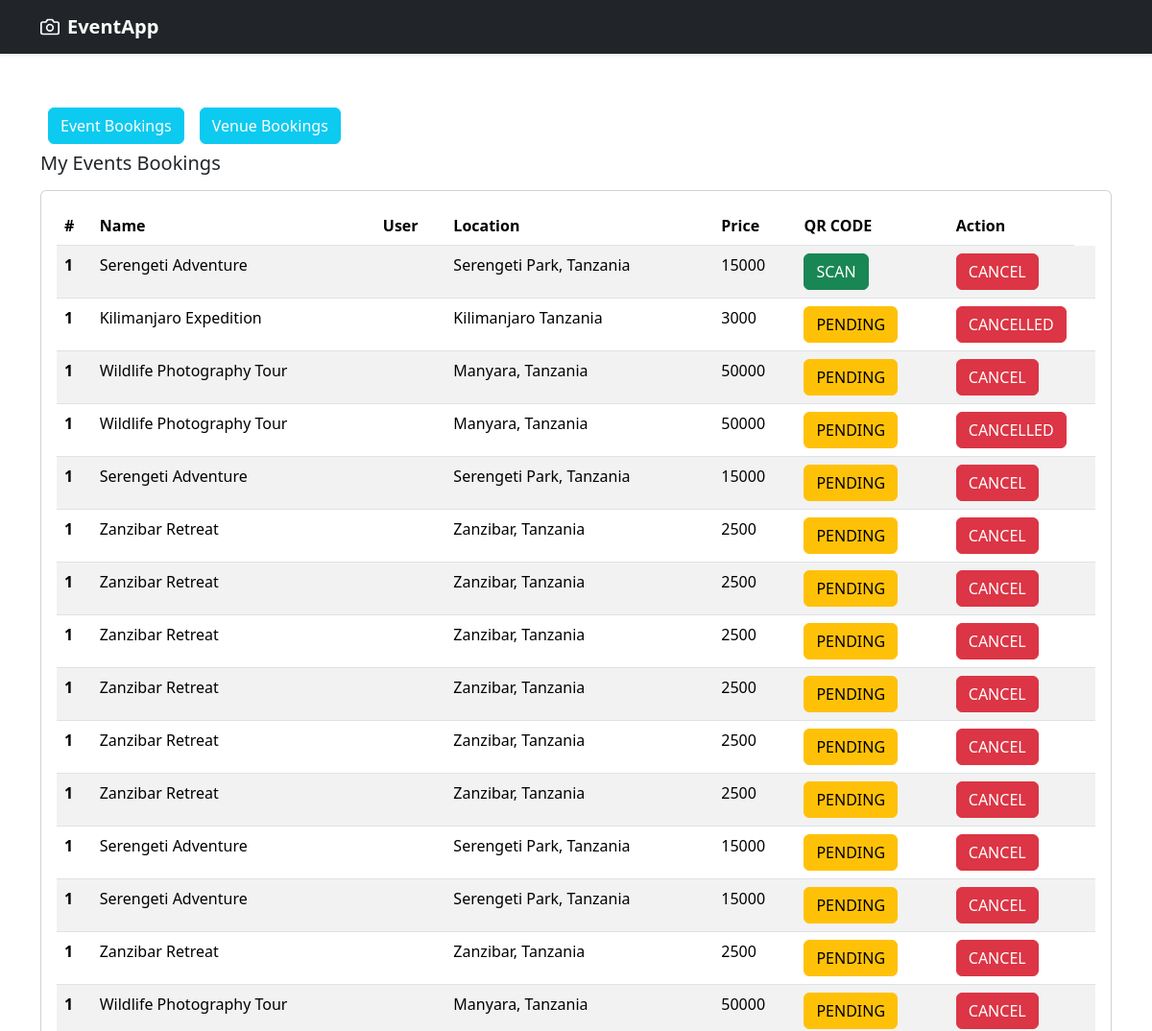
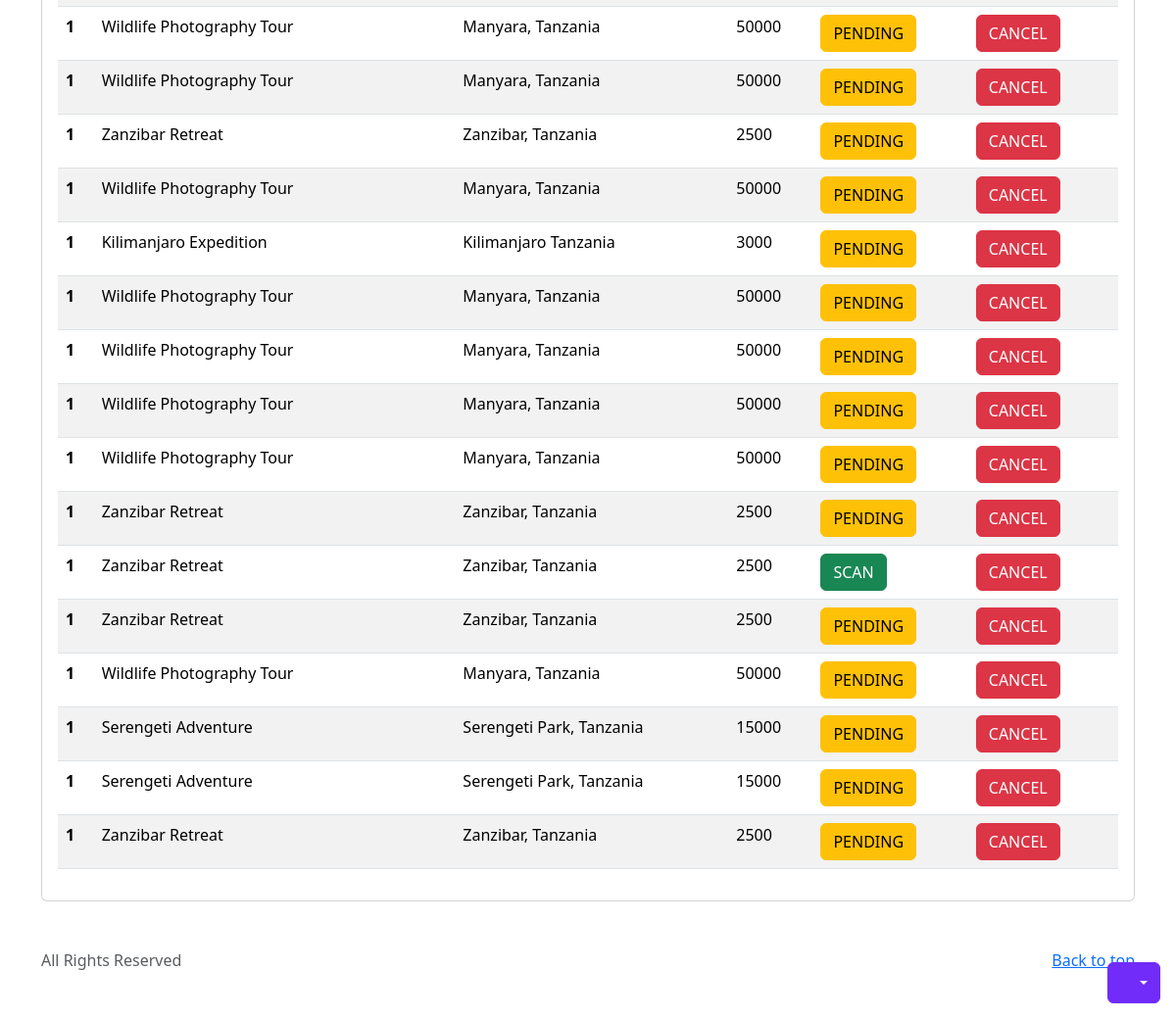
The page /bookings/ (signed in) on the database its author committed (2 pictures, top to bottom).
### event/models.py (models this page shows, shortened)
class EventBooking(models.Model):
    event = models.ForeignKey(Event, on_delete=models.CASCADE)
    user = models.ForeignKey(User, on_delete=models.CASCADE)
    booking_date = models.DateTimeField(auto_now_add=True)
    booking_duration = models.PositiveIntegerField()
    is_approved = models.BooleanField(default=False)
    qr_code = models.ImageField(upload_to='qr_codes/', null=True, blank=True)
    is_canceled = models.BooleanField(default=False)

class Event(models.Model):
    user = models.ForeignKey(User, on_delete=models.CASCADE, null=True, blank=True)
    name = models.CharField(max_length=200, null=True, blank=True)
    location = models.CharField(max_length=200, null=True, blank=True)
    typ = (
        ("BIRTHDAY", "BIRTHDAY"),
        ("WEDDING", "WEDDING"),
        ("ANNIVERSARY", "ANNIVERSARY"),
        ("GRADUATION", "GRADUATION"),
        ("SMALL PART", "SMALL PART"),
        ("ADVENTURE", "ADVENTURE"),
    )
    event_type = models.CharField(max_length=200, choices=typ, null=True, blank=True)
    price = models.CharField(max_length=200, null=True, blank=True)
    time = models.DateTimeField(null=True, blank=True)
    end_time = models.DateTimeField(null=True, blank=True)
    maximum_people = models.IntegerField()
    hosts = models.CharField(max_length=200, null=True, blank=True)
    photo = models.ImageField(upload_to='event_photos/', blank=True, null=True)
    description = models.TextField(null=True, blank=True)
    created_date = models.DateTimeField(auto_now=True)
    contacts = models.CharField(max_length=250, null=True, blank=True)
    map_link = models.CharField(max_length=250, null=True, blank=True)
    facebook_link = models.CharField(max_length=250, null=True, blank=True)
    instagram_link = models.CharField(max_length=250, null=True, blank=True)
    pay_number = models.CharField(max_length=250, null=True, blank=True)

### event/views.py (the view)
# urls.py: path('bookings/', views.bookings, name="bookings"),
def bookings(request):
    if not request.user.is_authenticated:
        messages.info(request, "Please Login to proceed")
        return redirect(login_view)
    bookings = EventBooking.objects.filter(user=request.user)
    context = {
        'bookings': bookings
    }
    return render(request, 'bookings.html', context)

### templates/bookings.html (shortened to what this page needs)
{% extends 'base.html' %} {% load static %} {% block content %}
<body>
  <div class="dropdown position-fixed bottom-0 end-0 mb-3 me-3 bd-mode-toggle">
    <button
      class="btn btn-bd-primary py-2 dropdown-toggle d-flex align-items-center"
      id="bd-theme"
      type="button"
      aria-expanded="false"
      data-bs-toggle="dropdown"
      aria-label="Toggle theme (auto)"
    >
      <svg class="bi my-1 theme-icon-active" width="1em" height="1em">
        <use href="#circle-half"></use>
      </svg>
    </button>
  </div>
  <header data-bs-theme="dark">
    <div class="navbar navbar-dark bg-dark shadow-sm">
      <div class="container">
        <a
          href="{% url 'home' %}"
          class="navbar-brand d-flex align-items-center"
        >
          <strong>EventApp</strong>
        </a>
      </div>
    </div>
  </header>
  <main>
    <div class="container mt-5">
     <div class="d-flex">
      <button class="btn btn-info m-2">
        <a class="text-decoration-none text-white" href="{% url 'bookings' %}">Event Bookings</a>
      <button class="btn btn-info m-2">
      <a class="text-decoration-none text-white" href="{% url 'bookings_venue' %}">Venue Bookings</a>
    </button>
     </div>
      <h5 class="pb-2">My Events Bookings</h5>
      <div class="card">
        <div class="card-body">
          <table class="table table-striped">
            <thead>
              <tr>
                <th>#</th>
                <th>Name</th>
                <th>User</th>
                <th>Location</th>
                <th>Price</th>
                <th>QR CODE</th>
                <th class="col-1">Action</th>
              </tr>
            </thead>
            <tbody>
                {% for book in bookings %}
                <tr>
                    <th scope="row">1</th>
                    <td>{{ book.event.name }}</td>
                    <td>{{ book.user.first_name }}</td>
                    <td>{{ book.event.location }}</td>
                    <td>{{ book.event.price }}</td>
                    {% if book.is_approved %}
                    {% if book.is_canceled %}
                    <td><button class="btn btn-danger"  >CANCELLED</button></td>
                    {% else %}
                    <td><button class="btn btn-success"  type="button"  data-bs-toggle="modal" data-bs-target="#qrModal-{{ book.id }}" >SCAN</button></td>
                    {% endif %}
                                      {% else %}
                    <td><button class="btn btn-warning">PENDING</button></td>
                    {% endif %}
                    <td>
                      {% if book.is_canceled %}
                      <button class="btn btn-danger"  >CANCELLED</button>
                      {% else %}
                      <button class="btn btn-danger"  type="button"  data-bs-toggle="modal" data-bs-target="#cancelModal-{{ book.id }}" >CANCEL</button>
                      {% endif %}
                      <td>
                    </td>
                  </tr>
                {% endfor %}
            </tbody>
          </table>
        </div>
      </div>
    </div>
  </main>
  <footer class="text-body-secondary py-5">
    <div class="container">
      <p class="float-end mb-1">
        <a href="#">Back to top</a>
      </p>
      All Rights Reserved
    </div>
  </footer>
</body>
{% endblock content %}

### static/style.css (style rules this page uses)
.bi { vertical-align: -.125em; fill: currentColor; }
.btn-bd-primary { --bd-violet-bg: #712cf9; --bd-violet-rgb: 112.520718, 44.062154, 249.437846; --bs-btn-font-weight: 600; --bs-btn-color: var(--bs-white); --bs-btn-bg: var(--bd-violet-bg); --bs-btn-border-color: var(--bd-violet-bg); --bs-btn-hover-color: var(--bs-white); --bs-btn-hover-bg: #6528e0; --bs-btn-hover-border-color: #6528e0; --bs-btn-focus-shadow-rgb: var(--bd-violet-rgb); --bs-btn-active-color: var(--bs-btn-hover-color); --bs-btn-active-bg: #5a23c8; --bs-btn-active-border-color: #5a23c8; }
.bd-mode-toggle { z-index: 1500; }

### rows shown on the page
EventBooking: event.name "Serengeti Adventure", event.location "Serengeti Park, Tanzania", event.price "15000"
EventBooking: event.name "Kilimanjaro Expedition", event.location "Kilimanjaro Tanzania", event.price "3000", is_approved "PENDING", is_canceled "CANCELLED"
EventBooking: event.name "Wildlife Photography Tour", event.location "Manyara, Tanzania", event.price "50000", is_approved "PENDING"
EventBooking: event.name "Wildlife Photography Tour", event.location "Manyara, Tanzania", event.price "50000", is_approved "PENDING", is_canceled "CANCELLED"
EventBooking: event.name "Serengeti Adventure", event.location "Serengeti Park, Tanzania", event.price "15000", is_approved "PENDING"
EventBooking: event.name "Zanzibar Retreat", event.location "Zanzibar, Tanzania", event.price "2500", is_approved "PENDING"
EventBooking: event.name "Zanzibar Retreat", event.location "Zanzibar, Tanzania", event.price "2500", is_approved "PENDING"
EventBooking: event.name "Zanzibar Retreat", event.location "Zanzibar, Tanzania", event.price "2500", is_approved "PENDING"
EventBooking: event.name "Zanzibar Retreat", event.location "Zanzibar, Tanzania", event.price "2500", is_approved "PENDING"
EventBooking: event.name "Zanzibar Retreat", event.location "Zanzibar, Tanzania", event.price "2500", is_approved "PENDING"
EventBooking: event.name "Zanzibar Retreat", event.location "Zanzibar, Tanzania", event.price "2500", is_approved "PENDING"
EventBooking: event.name "Serengeti Adventure", event.location "Serengeti Park, Tanzania", event.price "15000", is_approved "PENDING"
EventBooking: event.name "Serengeti Adventure", event.location "Serengeti Park, Tanzania", event.price "15000", is_approved "PENDING"
EventBooking: event.name "Zanzibar Retreat", event.location "Zanzibar, Tanzania", event.price "2500", is_approved "PENDING"
EventBooking: event.name "Wildlife Photography Tour", event.location "Manyara, Tanzania", event.price "50000", is_approved "PENDING"
EventBooking: event.name "Wildlife Photography Tour", event.location "Manyara, Tanzania", event.price "50000", is_approved "PENDING"
EventBooking: event.name "Wildlife Photography Tour", event.location "Manyara, Tanzania", event.price "50000", is_approved "PENDING"
EventBooking: event.name "Zanzibar Retreat", event.location "Zanzibar, Tanzania", event.price "2500", is_approved "PENDING"
EventBooking: event.name "Wildlife Photography Tour", event.location "Manyara, Tanzania", event.price "50000", is_approved "PENDING"
EventBooking: event.name "Kilimanjaro Expedition", event.location "Kilimanjaro Tanzania", event.price "3000", is_approved "PENDING"
EventBooking: event.name "Wildlife Photography Tour", event.location "Manyara, Tanzania", event.price "50000", is_approved "PENDING"
EventBooking: event.name "Wildlife Photography Tour", event.location "Manyara, Tanzania", event.price "50000", is_approved "PENDING"
EventBooking: event.name "Wildlife Photography Tour", event.location "Manyara, Tanzania", event.price "50000", is_approved "PENDING"
EventBooking: event.name "Wildlife Photography Tour", event.location "Manyara, Tanzania", event.price "50000", is_approved "PENDING"
EventBooking: event.name "Zanzibar Retreat", event.location "Zanzibar, Tanzania", event.price "2500", is_approved "PENDING"
EventBooking: event.name "Zanzibar Retreat", event.location "Zanzibar, Tanzania", event.price "2500"
EventBooking: event.name "Zanzibar Retreat", event.location "Zanzibar, Tanzania", event.price "2500", is_approved "PENDING"
EventBooking: event.name "Wildlife Photography Tour", event.location "Manyara, Tanzania", event.price "50000", is_approved "PENDING"
EventBooking: event.name "Serengeti Adventure", event.location "Serengeti Park, Tanzania", event.price "15000", is_approved "PENDING"
EventBooking: event.name "Serengeti Adventure", event.location "Serengeti Park, Tanzania", event.price "15000", is_approved "PENDING"
EventBooking: event.name "Zanzibar Retreat", event.location "Zanzibar, Tanzania", event.price "2500", is_approved "PENDING"
